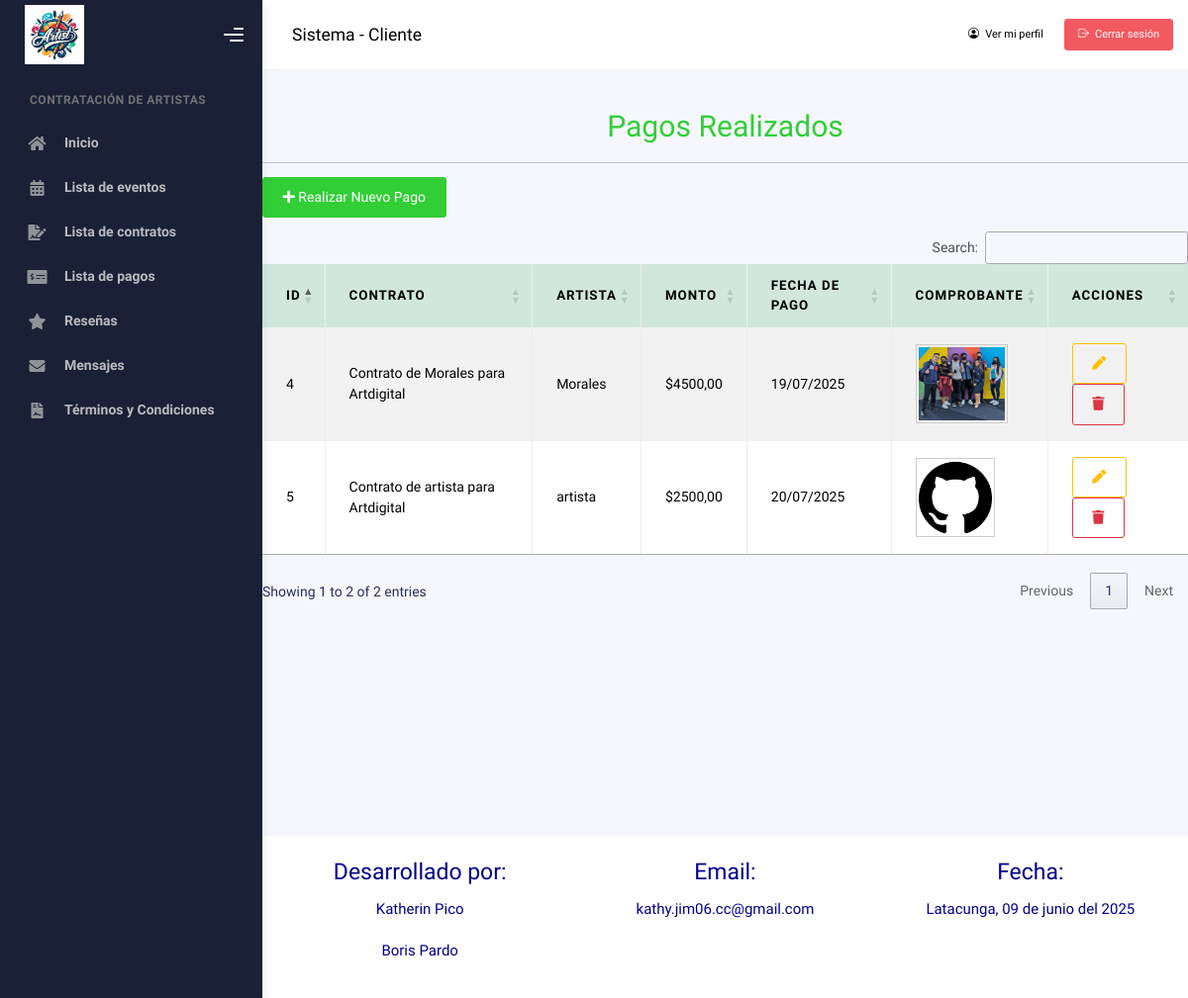
/cliente/pagos/ (signed in), run on an earlier commit of the app's database.
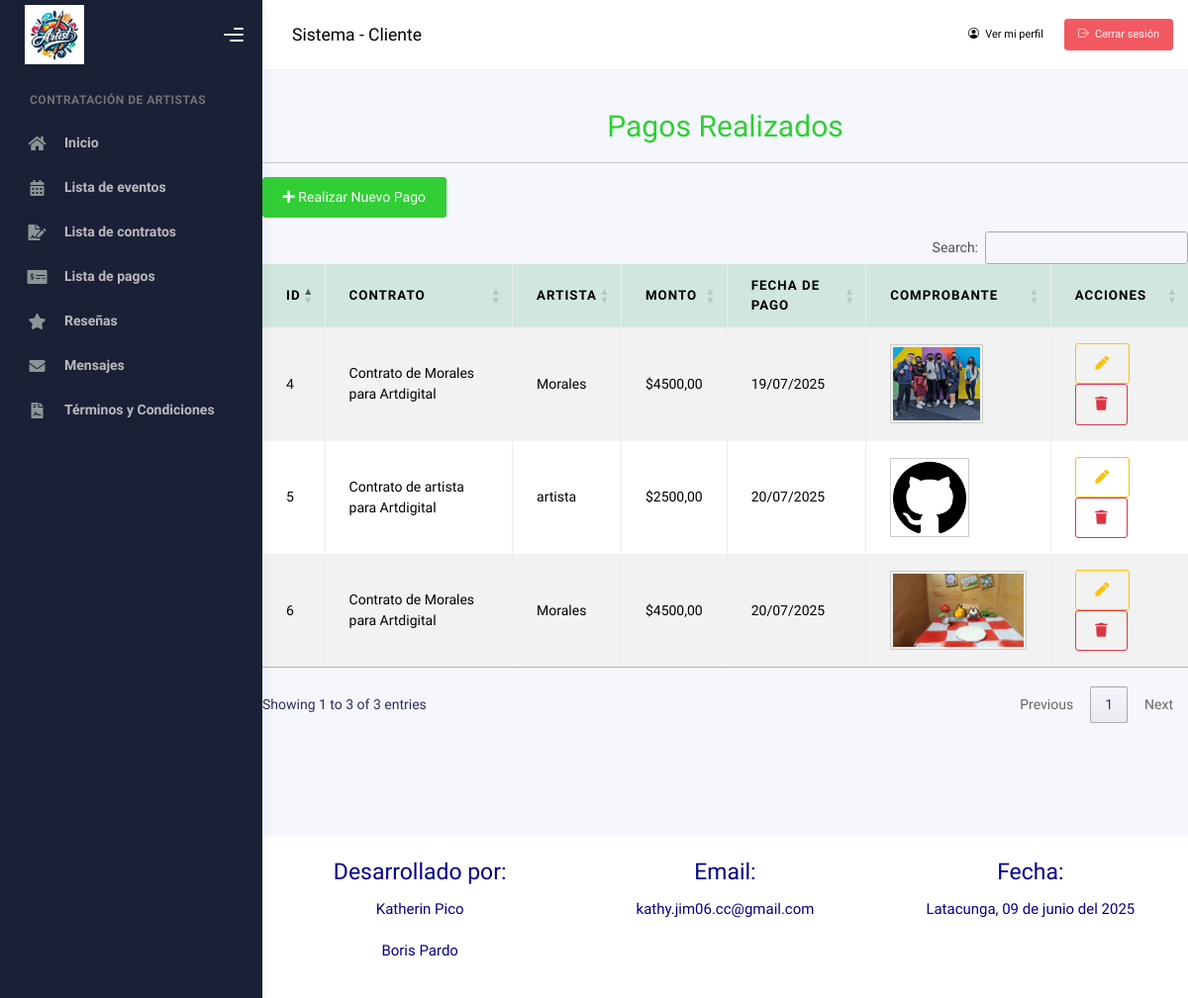
And on a later commit of the database.
### Aplicaciones/gestionContratos/models.py (models this page shows, shortened)
class Pago(models.Model):
    contrato = models.ForeignKey(Contrato, on_delete=models.CASCADE)
    cliente = models.ForeignKey(Usuario, on_delete=models.CASCADE, limit_choices_to={'rol': 'Cliente'}, related_name='pagos_cliente')
    artista = models.ForeignKey(Usuario, on_delete=models.CASCADE, limit_choices_to={'rol': 'Artista'}, related_name='pagos_artista')
    monto = models.DecimalField(max_digits=10, decimal_places=2)
    fecha_pago = models.DateField(auto_now_add=True)
    comprobante_imagen = models.ImageField(upload_to='pagos/comprobantes/', null=True, blank=True)
    class Meta:
        ordering = ['-fecha_pago']

class Contrato(models.Model):
    evento = models.ForeignKey(Evento, on_delete=models.CASCADE)
    artista = models.ForeignKey(Usuario, on_delete=models.CASCADE, limit_choices_to={'rol': 'Artista'})
    estado = models.CharField(max_length=20, choices=[('Pendiente', 'Pendiente'), ('Aceptado', 'Aceptado'), ('Rechazado', 'Rechazado')], default='Pendiente')
    fecha_contrato = models.DateField(auto_now_add=True)
    fecha_inicio = models.DateField(null=True, blank=True)
    fecha_fin = models.DateField(null=True, blank=True)
    costo = models.DecimalField(max_digits=10, decimal_places=2, null=True, blank=True)
    pdf = models.FileField(upload_to='contratos/pdfs/', null=True, blank=True)
    observaciones = models.TextField(null=True, blank=True)
    def __str__(self):
        return f"Contrato de {self.artista.username} para {self.evento.titulo}"
    class Meta:
        ordering = ['-fecha_contrato']

class Usuario(AbstractUser):
    telefono = models.CharField(max_length=10)
    direccion = models.TextField()
    rol = models.CharField(max_length=20, choices=ROL_CHOICES, default='Cliente')
    verificado = models.BooleanField(default=False)
    bloqueado = models.BooleanField(default=False)
    foto_perfil = models.ImageField(upload_to='usuarios/perfil/', null=True, blank=True)
    portafolio_pdf = models.FileField(upload_to='usuarios/portafolios/', null=True, blank=True)
    facebook_url = models.URLField(max_length=200, null=True, blank=True)
    x_url = models.URLField("X (Twitter)", max_length=200, null=True, blank=True)
    web_url = models.URLField("Página web", max_length=200, null=True, blank=True)
    groups = models.ManyToManyField(
        Group,
        related_name='usuarios',
        blank=True,
        help_text='Grupos a los que pertenece el usuario.',
        verbose_name='grupos',
    )
    user_permissions = models.ManyToManyField(
        Permission,
        related_name='usuarios_permisos',
        blank=True,
        help_text='Permisos específicos para el usuario.',
        verbose_name='permisos de usuario',
    )

class Evento(models.Model):
    cliente = models.ForeignKey(Usuario, on_delete=models.CASCADE, limit_choices_to={'rol': 'Cliente'})
    titulo = models.CharField(max_length=100)
    descripcion = models.TextField()
    fecha = models.DateField()
    ubicacion = models.CharField(max_length=200)
    class Meta:
        ordering = ['fecha']

### Aplicaciones/gestionContratos/views.py (the view)
# urls.py: path('cliente/pagos/', views.listar_pagos_cliente, name='listar_pagos'),
def listar_pagos_cliente(request):
    usuario_id = request.session.get('usuario_id')
    if not usuario_id:
        return redirect('login')
    cliente = get_object_or_404(Usuario, id=usuario_id, rol='Cliente')
    pagos = Pago.objects.filter(cliente=cliente).order_by('-fecha_pago')
    return render(request, 'cliente/pagos/lista_pagos.html', {
        'pagos': pagos
    })

### Aplicaciones/gestionContratos/templates/cliente/pagos/lista_pagos.html (shortened to what this page needs)
{% extends 'cliente/plantilla.html' %}
{% load static %}
{% block contenido %}
<br><br><br>
<div class="container mt-5">
    <h1 class="text-center text-success">Pagos Realizados</h1>
    <hr>
    <a href="{% url 'registrar_pago' %}" class="btn btn-success mb-3">
        <i class="fa fa-plus"></i> Realizar Nuevo Pago
    </a>
    {% if pagos %}
    <table class="table table-bordered table-striped table-hover" id="tbl_pagos">
        <thead class="table-success">
            <tr>
                <th>ID</th>
                <th>Contrato</th>
                <th>Artista</th>
                <th>Monto</th>
                <th>Fecha de Pago</th>
                <th>Comprobante</th>
                <th>ACCIONES</th>
            </tr>
        </thead>
        <tbody>
            {% for pago in pagos %}
            <tr>
                <td>{{ pago.id }}</td>
                <td>{{ pago.contrato }}</td>
                <td>{{ pago.artista.username }}</td>
                <td>${{ pago.monto }}</td>
                <td>{{ pago.fecha_pago|date:"d/m/Y" }}</td>
                <td>
                    {% if pago.comprobante_imagen %}
                        <img src="{{ pago.comprobante_imagen.url }}" alt="Comprobante pago" height="80px" style="object-fit: contain; border:1px solid #ccc; padding:2px;">
                    {% else %}
                        Ninguno
                    {% endif %}
                </td>
                <td>
                    <a href="{% url 'editar_pago' pago.id %}" class="btn btn-outline-warning">
                        <i class="fa fa-pen"></i>
                    </a>
                    <button onclick="confirmarEliminacion('{{ pago.id }}')" class="btn btn-outline-danger">
                        <i class="fa fa-trash"></i>
                    </button>
                </td>
            </tr>
            {% endfor %}
        </tbody>
    </table>
    {% else %}
    <p class="text-center">No hay pagos registrados.</p>
    {% endif %}
</div>
<br><br><br>
{% endblock %}

### Aplicaciones/gestionContratos/templates/cliente/plantilla.html (shortened to what this page needs)
{% load static %}
<!DOCTYPE html>
<html lang="es">
  <head>
    <link href="https://cdn.jsdelivr.net/npm/bootstrap@5.3.3/dist/css/bootstrap.min.css" rel="stylesheet">
    <link rel="stylesheet" href="https://cdn.datatables.net/1.13.6/css/jquery.dataTables.min.css">
    <link rel="stylesheet" href="https://cdn.datatables.net/buttons/2.4.2/css/buttons.dataTables.min.css">
    <link rel="stylesheet" href="https://cdnjs.cloudflare.com/ajax/libs/bootstrap-fileinput/5.5.4/css/fileinput.min.css" />
    <link rel="stylesheet" href="https://cdnjs.cloudflare.com/ajax/libs/bootstrap/5.3.3/css/bootstrap.min.css" />
    <link rel="stylesheet" href="https://cdnjs.cloudflare.com/ajax/libs/font-awesome/6.7.2/css/all.min.css" />
    <link href="https://cdn.jsdelivr.net/npm/bootstrap@5.3.3/dist/css/bootstrap.min.css" rel="stylesheet">
    <link rel="stylesheet" href="https://cdn.jsdelivr.net/npm/bootstrap-icons@1.10.5/font/bootstrap-icons.css">
    <link rel="stylesheet" href="{% static 'plantilla/kaiadmin/assets/css/bootstrap.min.css' %}" />
    <link rel="stylesheet" href="{% static 'plantilla/kaiadmin/assets/css/plugins.min.css' %}" />
    <link rel="stylesheet" href="{% static 'plantilla/kaiadmin/assets/css/kaiadmin.min.css' %}" />
    <link rel="stylesheet" href="{% static 'plantilla/kaiadmin/assets/css/demo.css' %}" />
  </head>
  <body>
    <div class="wrapper">
      <div class="sidebar" data-background-color="dark">
        <div class="sidebar-logo">
          <div class="logo-header" data-background-color="dark">
            <a href="" class="logo">
              <img
                src="{% static 'plantilla/kaiadmin/assets/img/kaiadmin/logo_light.png' %}"
                alt="navbar brand"
                class="navbar-brand"
                height="60"
              />
            </a>
            <div class="nav-toggle">
              <button class="btn btn-toggle toggle-sidebar">
                <i class="gg-menu-right"></i>
              </button>
            </div>
          </div>
        </div>
        <div class="sidebar-wrapper scrollbar scrollbar-inner">
        <div class="sidebar-content">
            <ul class="nav nav-secondary">
            <li class="nav-section">
                <h4 class="text-section">Contratación de artistas</h4>
            </li>
            <li class="nav-item">
                <a href="{% url 'dashboard_cliente' %}">
                <i class="fas fa-home"></i>
                <p>Inicio</p>
                </a>
            </li>
            <li class="nav-item">
                <a href="{% url 'listar_eventos' %}">
                <i class="fas fa-calendar-alt"></i>
                <p>Lista de eventos</p>
                </a>
            </li>
            <li class="nav-item">
                <a href="{% url 'listar_contratos' %}">
                <i class="fas fa-file-signature"></i>
                <p>Lista de contratos</p>
                </a>
            </li>
            <li class="nav-item">
                <a href="{% url 'listar_pagos' %}">
                <i class="fas fa-money-check-alt"></i>
                <p>Lista de pagos</p>
                </a>
            </li>
            <li class="nav-item">
                <a href="{% url 'cliente_listar_resenas' %}">
                <i class="fas fa-star"></i>
                <p>Reseñas</p>
                </a>
            </li>
            <li class="nav-item">
                <a href="{% url 'cliente_listar_mensajes' %}">
                <i class="fas fa-envelope"></i>
                <p>Mensajes</p>
                </a>
            </li>
            <li class="nav-item">
              <a href="{% url 'listar_terminos_cliente' %}">
                  <i class="fas fa-file-contract"></i>
                  <p>Términos y Condiciones</p>
              </a>
          </li>
            </ul>
        </div>
        </div>
      </div>
      <div class="main-panel">
        <div class="main-header">
          <nav
            class="navbar navbar-header navbar-header-transparent navbar-expand-lg border-bottom"
          >
            <div class="container-fluid">
              <nav
                class="navbar navbar-header-left navbar-expand-lg navbar-form nav-search p-0 d-none d-lg-flex"
              >
                  <a class="navbar-brand" href="#">Sistema - Cliente</a>
              </nav>
              <ul class="navbar-nav topbar-nav ms-md-auto align-items-center">
                <div class="container-fluid">
            <div class="collapse navbar-collapse" id="navbarCliente">
                <div class="d-flex align-items-center">
                <a href="{% url 'ver_perfil' %}" class="btn btn-light btn-sm me-2">
                    <i class="bi bi-person-circle me-1"></i> Ver mi perfil
                </a>
                <a href="{% url 'logout' %}" class="btn btn-danger btn-sm">
                    <i class="bi bi-box-arrow-right me-1"></i> Cerrar sesión
                </a>
                </div>
            </div>
            </div>
              </ul>
            </div>
          </nav>
        </div>
    {% block contenido %}
    {% endblock %}
        <footer>
          <div class="row" style="padding: 20px; color:darkblue; background-color:white;">
            <div class="col-md-4 ">
              <h3 class="text-center">Desarrollado por:</h3>
              <p class="text-center">Katherin Pico</p>
              <p class="text-center">Boris Pardo</p>
            </div>
            <div class="col-md-4 ">
              <h3 class="text-center">Email:</h3>
              <p class="text-center">kathy.jim06.cc@gmail.com</p>
            </div>
            <div class="col-md-4 ">
              <h3 class="text-center">Fecha:</h3>
              <p class="text-center">Latacunga, 09 de junio del 2025</p>
            </div>
          </div>
        </footer>
  </body>
</html>

What changed in the data, as far as the page shows it:
added Pago: id "6", contrato "Contrato de Morales para Artdigital", artista.username "Morales", monto "4500,00", fecha_pago "20/07/2025", comprobante_imagen (picture)
Also different on the page:
text written by a page script: "Search: Showing 1 to 2 of 2 entries Previous 1 Next" → "Search: Showing 1 to 3 of 3 entries Previous 1 Next"
